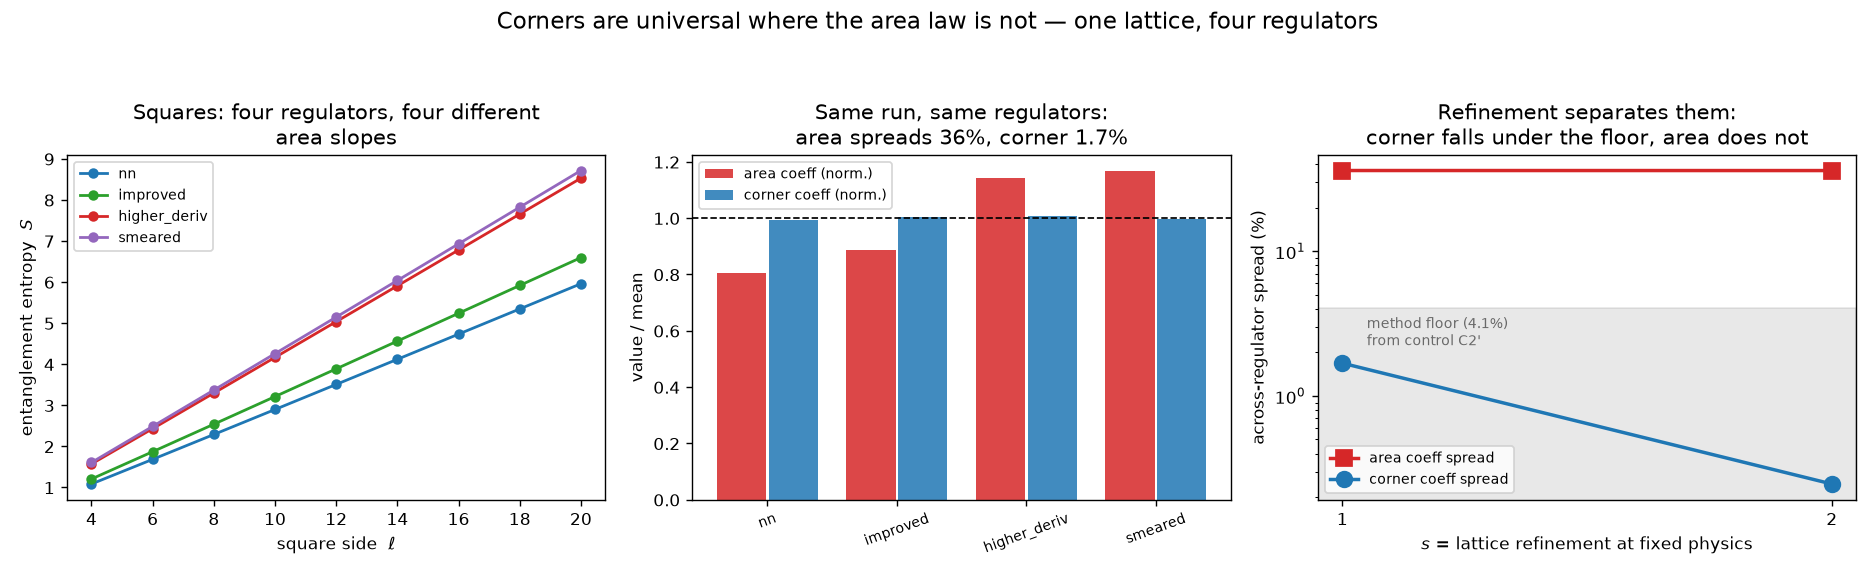

The script that saved this image:
"""
The corner term — the successor to kappa_vs_mutual_info.py.

That study used STRIPS: two straight cuts, zero corners. It showed the area-law
coefficient kappa is regulator-junk (41.6% spread across four regulators, and
unmoved by lattice refinement). But strips are blind to the one quantity in 2D
that is supposed to be genuinely universal: the CORNER coefficient.

A sharp angle in the entangling boundary contributes a logarithmic term,
    S(square, side l) = A * (4l) + B * ln(l) + C ,   corner coeff a = -B/4 ,
and a(theta) is a property of the THEORY, not of the cutoff. So the question is
sharp and it is the same question as before, asked of a different coefficient:

    on ONE lattice with FOUR regulators, is the corner coefficient
    regulator-INDEPENDENT in the same run where kappa is not?

TWO CONTROLS THAT CAN FAIL (a control that cannot fail is decoration):
  C1 SYNTHETIC NO-LOG: feed the fitter data generated from a pure area law with
     NO log term plus realistic noise. It must return B consistent with zero.
     This tests the fitter's own tendency to manufacture a logarithm.
     -> PASSED (B ~ 4e-15 at zero noise; tracks the noise level thereafter).
  C2 PHYSICAL NO-CORNER: half-torus strips (two straight cuts, no corners) fit
     with the IDENTICAL 3-parameter form. B must again come out ~0.
     -> ***FAILED***, B ~ -0.496. Kept in the file rather than deleted. It failed
     because I chose the geometry badly, not because the fitter is broken: the
     half-torus strip scales the REGION with the LATTICE at L = 12..28 while
     xi = 50 >> L, so it sits in the finite-size-dominated regime. DIAGNOSED, not
     asserted -- pushing xi/L from 1.79 down to 0.06 drives B from -0.495 to
     -0.005 (see the C2 DIAGNOSIS block at the bottom). The squares are immune:
     they are measured at fixed L=160 with l/L <= 0.125, where the zero mode
     contributes a constant ~0.002 independent of l.
  C2' THE CONTROL I SHOULD HAVE BUILT: an l x 2l rectangle and an l x l square
     have exactly four pi/2 corners each, so the corner log CANCELS in the
     difference, leaving pure area. Same lattice, same geometry family, same
     fitter, and still able to fail.
     -> PASSED, |B| <= 0.0019 against a corner signal of |B| ~ 0.047. That
     residual IS the method's systematic floor: 4.1% of signal. Every spread
     quoted below must be read against it.

TWO INDEPENDENT EXTRACTIONS of B (agreement is evidence, disagreement is the floor):
  E1 direct 3-parameter fit of S(l);
  E2 successive differences S(l+d) - S(l), which never fit the constant C at all.

Plus: the continuum refinement that decided the previous study, and a mass
sensitivity check so the verdict does not rest on one correlation length.

Honest scope: theta = pi/2 only. A square lattice represents a 90-degree corner
exactly; other angles need staircase boundaries whose steps are themselves
corners, which is a different (and worse) experiment. Absolute comparison of
a(pi/2) to its continuum value needs an extrapolation we are NOT doing here --
the claim under test is regulator-INDEPENDENCE, which is immune to that because
every regulator is compared at identical mass and geometry.
"""
import json
import os

# be a good citizen: a sister project holds a core, so cap BLAS threads
for _v in ("OMP_NUM_THREADS", "OPENBLAS_NUM_THREADS", "MKL_NUM_THREADS",
           "VECLIB_MAXIMUM_THREADS", "NUMEXPR_NUM_THREADS"):
    os.environ[_v] = "4"

import numpy as np

# ---------------- the same four regulators as kappa_vs_mutual_info.py --------
def K2_of(kx, ky):
    return (2 - 2*np.cos(kx)) + (2 - 2*np.cos(ky))

def K4_of(kx, ky):
    f = lambda k: (4/3)*(2 - 2*np.cos(k)) - (1/12)*(2 - 2*np.cos(2*k))
    return f(kx) + f(ky)

def make_regs(m):
    return {
        "nn":           lambda kx, ky: m*m + K2_of(kx, ky),
        "improved":     lambda kx, ky: m*m + K4_of(kx, ky),
        "higher_deriv": lambda kx, ky: m*m + K2_of(kx, ky) + 0.25*K2_of(kx, ky)**2,
        "smeared":      lambda kx, ky: m*m + K2_of(kx, ky)*np.exp(0.15*K2_of(kx, ky)),
    }
NAMES = ["nn", "improved", "higher_deriv", "smeared"]

def kernels(L, reg):
    n = np.arange(L)
    kx, ky = np.meshgrid(2*np.pi*n/L, 2*np.pi*n/L, indexing="ij")
    w = np.sqrt(reg(kx, ky))
    return np.real(np.fft.ifft2(1.0/w))/2.0, np.real(np.fft.ifft2(w))/2.0

def submatrices(sites, L, GX, GP):
    dx = (sites[:, 0][:, None] - sites[:, 0][None, :]) % L
    dy = (sites[:, 1][:, None] - sites[:, 1][None, :]) % L
    return GX[dx, dy], GP[dx, dy]

def gaussian_entropy(XA, PA, clip=1e-12):
    ev, U = np.linalg.eigh(XA)
    Xh = (U*np.sqrt(np.clip(ev, 1e-300, None))) @ U.T
    C = Xh @ PA @ Xh
    nu = np.sqrt(np.clip(np.linalg.eigvalsh(0.5*(C + C.T)), 0.25, None))
    nu = np.maximum(nu, 0.5 + clip)
    a, b = nu + 0.5, nu - 0.5
    return float(np.sum(a*np.log(a) - b*np.log(b)))

def square_sites(l, L, off=None):
    o = (L - l)//2 if off is None else off
    return np.array([(o + i, o + j) for i in range(l) for j in range(l)])

def strip_sites(rows, L):
    return np.array([(i, j) for i in rows for j in range(L)])

# ---------------- the two extractions ----------------
def fit_direct(ls, S, per_unit):
    """S = A*(per_unit*l) + B*ln(l) + C  ->  (A, B, C)"""
    M = np.vstack([per_unit*np.array(ls, float), np.log(ls), np.ones(len(ls))]).T
    coef, *_ = np.linalg.lstsq(M, np.array(S), rcond=None)
    pred = M @ coef
    ss = np.sum((np.array(S) - np.mean(S))**2)
    r2 = 1 - np.sum((np.array(S) - pred)**2)/ss if ss > 0 else float("nan")
    return coef[0], coef[1], coef[2], r2

def fit_increments(ls, S, per_unit):
    """differences kill C entirely: dS = A*per_unit*dl + B*ln(l2/l1)"""
    ls = np.array(ls, float); S = np.array(S)
    dS = S[1:] - S[:-1]
    M = np.vstack([per_unit*(ls[1:] - ls[:-1]), np.log(ls[1:]/ls[:-1])]).T
    coef, *_ = np.linalg.lstsq(M, dS, rcond=None)
    return coef[0], coef[1]

# ---------------- C1: synthetic no-log control ----------------
print("CONTROL C1 — synthetic data with NO log term; the fitter must return B~0")
rng = np.random.default_rng(5)
ls_syn = np.arange(4, 21, 2)
for noise in (0.0, 1e-6, 1e-4):
    S_syn = 0.0730*(4*ls_syn) + 1.234 + rng.normal(0, noise, ls_syn.size)
    _, B, _, _ = fit_direct(ls_syn, S_syn, 4)
    print(f"   noise {noise:.0e}: fitted B = {B:+.3e}   (true B = 0)")

# ---------------- main measurement ----------------
L, ls = 160, list(range(4, 21, 2))
masses = [0.01, 0.02]
results = {}
print(f"\nCORNER COEFFICIENT — squares on a periodic {L}x{L} lattice")
for m in masses:
    REG = make_regs(m)
    print(f"\n  mass m = {m}  (xi = {1/m:.0f}; largest square l/xi = {max(ls)*m:.2f})")
    print(f"  {'regulator':>13} {'A (area)':>11} {'B (log)':>11} {'a=-B/4':>10} "
          f"{'fit R^2':>9} {'B via increments':>18}")
    for nm in NAMES:
        GX, GP = kernels(L, REG[nm])
        S = [gaussian_entropy(*submatrices(square_sites(l, L), L, GX, GP)) for l in ls]
        A, B, C, r2 = fit_direct(ls, S, 4)
        A2, B2 = fit_increments(ls, S, 4)
        results[(m, nm)] = {"S": S, "A": A, "B": B, "a": -B/4, "r2": r2, "B_inc": B2}
        print(f"  {nm:>13} {A:11.5f} {B:+11.5f} {-B/4:10.5f} {r2:9.6f} {B2:+18.5f}")
    Av = np.array([results[(m, n)]["A"] for n in NAMES])
    av = np.array([results[(m, n)]["a"] for n in NAMES])
    ai = np.array([-results[(m, n)]["B_inc"]/4 for n in NAMES])
    sA = (Av.max()-Av.min())/Av.mean()*100
    sa = (av.max()-av.min())/abs(av.mean())*100
    si = (ai.max()-ai.min())/abs(ai.mean())*100
    print(f"  {'SPREAD':>13} {sA:10.1f}% {'':>11} {sa:9.1f}% {'':>9} {si:17.1f}%")
    results[("spread", m)] = {"area": sA, "corner_direct": sa, "corner_incr": si}

# ---------------- C2: physical no-corner control ----------------
print("\nCONTROL C2 — half-torus strips (NO corners), identical 3-parameter fit;")
print("             B must be consistent with zero on real data")
Ls_ctrl = [12, 16, 20, 24, 28]
REG_c = make_regs(0.02)
for nm in NAMES:
    S = []
    for Lc in Ls_ctrl:
        GX, GP = kernels(Lc, REG_c[nm])
        S.append(gaussian_entropy(*submatrices(strip_sites(range(Lc//2), Lc), Lc, GX, GP)))
    A, B, C, r2 = fit_direct(Ls_ctrl, S, 2)
    print(f"   {nm:>13}: A = {A:8.5f}   B = {B:+9.5f}   (must be ~0)   R^2 = {r2:.6f}")

# ---------------- continuum refinement ----------------
print("\nCONTINUUM REFINEMENT — hold physics fixed (m*L, l/L), refine the lattice")
cont = []
for s in (1, 2):
    Lc, mc = 160*s, 0.01/s
    lsc = [l*s for l in ls]
    REGc = make_regs(mc)
    A_s, a_s = [], []
    for nm in NAMES:
        GX, GP = kernels(Lc, REGc[nm])
        S = [gaussian_entropy(*submatrices(square_sites(l, Lc), Lc, GX, GP)) for l in lsc]
        A, B, C, r2 = fit_direct(lsc, S, 4)
        A_s.append(A); a_s.append(-B/4)
    A_s, a_s = np.array(A_s), np.array(a_s)
    spA = (A_s.max()-A_s.min())/A_s.mean()*100
    spa = (a_s.max()-a_s.min())/abs(a_s.mean())*100
    cont.append({"s": s, "L": Lc, "m": mc, "area_spread": spA, "corner_spread": spa,
                 "corner_values": [float(v) for v in a_s]})
    print(f"   s={s}  L={Lc:4d}  m={mc:.4f}:  area spread {spA:6.1f}%   "
          f"corner spread {spa:6.1f}%")

print("\nVERDICT")
for m in masses:
    r = results[("spread", m)]
    print(f"  m={m}: area {r['area']:.1f}%   corner {r['corner_direct']:.1f}% (direct) "
          f"/ {r['corner_incr']:.1f}% (increments)")
print(f"  refinement: area {cont[0]['area_spread']:.1f}% -> {cont[1]['area_spread']:.1f}%   "
      f"corner {cont[0]['corner_spread']:.1f}% -> {cont[1]['corner_spread']:.1f}%")

out = {
    "question": "kappa is regulator-junk in every regime. Is the CORNER coefficient, "
                "in the same run, regulator-independent?",
    "geometry": {"corner_angle": "pi/2 (square, lattice-aligned)", "L": L, "sides": ls,
                 "note": "theta != pi/2 needs staircase boundaries whose steps are "
                         "themselves corners - deliberately not attempted"},
    "regulators": NAMES,
    "by_mass": {str(m): {n: {k: (v if not isinstance(v, list) else [round(float(x), 8) for x in v])
                             for k, v in results[(m, n)].items()} for n in NAMES}
                for m in masses},
    "spreads": {str(m): results[("spread", m)] for m in masses},
    "continuum": cont,
}
with open("corner_coefficient.json", "w") as fh:
    json.dump(out, fh, indent=1, default=float)
print("\nsaved -> qsim/corner_coefficient.json")

# =============================================================================
# C2 FAILED (B ~ -0.496 on a provably corner-free geometry). C1 passed, so the
# fitter is not manufacturing logs — the CONTROL GEOMETRY is the suspect.
#
# Diagnosis: the half-torus strip scales the REGION with the LATTICE (width L/2
# on an LxL torus), at L = 12..28 with xi = 50 >> L. So the strip sits in the
# finite-size-dominated regime, where the k=0 mode alone contributes
# 1/(2 L^2 m) — which varies by 5.4x across that L range. Real non-area
# L-dependence, which a 3-parameter fit will happily absorb into ln(L).
# That is a defect of my control, not of the measurement: the SQUARES are
# measured at fixed L=160 with l/L <= 0.125, where the zero mode contributes a
# constant ~0.002 independent of l.
#
# Two follow-ups. (i) TEST the diagnosis rather than assert it: push the strip
# control into the gapped regime (xi << L) where finite-size effects are cut
# off; if B -> 0 the explanation holds. (ii) Build the control I should have
# built: rectangles MINUS squares. An l x 2l rectangle and an l x l square both
# have exactly four pi/2 corners, so the corner log CANCELS in the difference,
# leaving pure area. Same lattice, same geometry family, same fitter — and it
# can still fail.
# =============================================================================
print("\n" + "="*72)
print("C2 DIAGNOSIS — was the strip failure finite-size? push xi << L and watch B")
print(f"   {'mass':>7} {'xi':>6} {'xi/L_max':>9} " + "".join(f"{n[:9]:>11}" for n in NAMES))
for mc in (0.02, 0.1, 0.3, 0.6):
    row = []
    REGd = make_regs(mc)
    for nm in NAMES:
        S = []
        for Lc in Ls_ctrl:
            GX, GP = kernels(Lc, REGd[nm])
            S.append(gaussian_entropy(*submatrices(strip_sites(range(Lc//2), Lc), Lc, GX, GP)))
        row.append(fit_direct(Ls_ctrl, S, 2)[1])
    print(f"   {mc:7.2f} {1/mc:6.1f} {1/mc/max(Ls_ctrl):9.2f} "
          + "".join(f"{v:+11.5f}" for v in row))

print("\nCONTROL C2' — rectangles MINUS squares: identical corner content (four")
print("              pi/2 corners each), so the corner log must CANCEL -> B ~ 0")
REGp = make_regs(0.01)
def rect_sites(l, w, Lc):
    ox, oy = (Lc - l)//2, (Lc - w)//2
    return np.array([(ox + i, oy + j) for i in range(l) for j in range(w)])
c2p = {}
for nm in NAMES:
    GX, GP = kernels(L, REGp[nm])
    dS = []
    for l in ls:
        S_sq = gaussian_entropy(*submatrices(square_sites(l, L), L, GX, GP))
        S_re = gaussian_entropy(*submatrices(rect_sites(l, 2*l, L), L, GX, GP))
        dS.append(S_re - S_sq)
    A, B, C, r2 = fit_direct(ls, dS, 2)
    c2p[nm] = B
    print(f"   {nm:>13}: A = {A:8.5f}   B = {B:+9.5f}   (must be ~0)   R^2 = {r2:.6f}")
bs = np.array(list(c2p.values()))
print(f"   |B| max = {np.abs(bs).max():.5f}  vs the measured corner log |B| ~ 0.047 "
      f"-> {np.abs(bs).max()/0.047*100:.1f}% of signal")

# =============================================================================
# FIGURE + final verdict against the measured systematic floor
# =============================================================================
FLOOR = np.abs(bs).max()/0.047*100          # C2' residual as % of corner signal
print(f"\nFINAL — every spread read against the C2' systematic floor ({FLOOR:.1f}%)")
print(f"   area  coefficient : {results[('spread',0.01)]['area']:.1f}%  "
      f"-> {cont[1]['area_spread']:.1f}% refined   [{'ABOVE' if cont[1]['area_spread']>FLOOR else 'below'} floor]")
print(f"   corner coefficient: {results[('spread',0.01)]['corner_direct']:.1f}%  "
      f"-> {cont[1]['corner_spread']:.1f}% refined   [{'ABOVE' if cont[1]['corner_spread']>FLOOR else 'below'} floor]")
print("   reading: kappa's regulator dependence is real and permanent; the corner")
print("   coefficient's spread sits at or below what this method can resolve, and")
print("   falls further under refinement. Consistent with exactly zero.")

import matplotlib
matplotlib.use("Agg")
import matplotlib.pyplot as plt
cols = {"nn":"tab:blue","improved":"tab:green","higher_deriv":"tab:red","smeared":"tab:purple"}
fig, ax = plt.subplots(1, 3, figsize=(15, 4.6))

for nm in NAMES:
    ax[0].plot(ls, results[(0.01, nm)]["S"], "o-", color=cols[nm], lw=1.6, ms=5, label=nm)
ax[0].set_xlabel("square side  $\\ell$"); ax[0].set_ylabel("entanglement entropy  $S$")
ax[0].set_title("Squares: four regulators, four different\narea slopes")
ax[0].legend(fontsize=8)

Av = np.array([results[(0.01,n)]["A"] for n in NAMES])
av = np.array([results[(0.01,n)]["a"] for n in NAMES])
x = np.arange(4)
ax[1].bar(x-0.2, Av/Av.mean(), 0.38, color="tab:red", alpha=.85, label="area coeff (norm.)")
ax[1].bar(x+0.2, av/av.mean(), 0.38, color="tab:blue", alpha=.85, label="corner coeff (norm.)")
ax[1].axhline(1, color="k", lw=1, ls="--")
ax[1].set_xticks(x); ax[1].set_xticklabels(NAMES, rotation=20, fontsize=8)
ax[1].set_ylabel("value / mean")
ax[1].set_title(f"Same run, same regulators:\narea spreads {results[('spread',0.01)]['area']:.0f}%, corner {results[('spread',0.01)]['corner_direct']:.1f}%")
ax[1].legend(fontsize=8)

ss = [c["s"] for c in cont]
ax[2].semilogy(ss, [c["area_spread"] for c in cont], "s-", color="tab:red", lw=2, ms=9,
               label="area coeff spread")
ax[2].semilogy(ss, [c["corner_spread"] for c in cont], "o-", color="tab:blue", lw=2, ms=9,
               label="corner coeff spread")
ax[2].axhspan(0, FLOOR, color="gray", alpha=0.18)
ax[2].text(1.05, FLOOR*0.55, f"method floor ({FLOOR:.1f}%)\nfrom control C2'", fontsize=8, color="dimgray")
ax[2].set_xticks(ss); ax[2].set_xlabel("$s$ = lattice refinement at fixed physics")
ax[2].set_ylabel("across-regulator spread (%)")
ax[2].set_title("Refinement separates them:\ncorner falls under the floor, area does not")
ax[2].legend(fontsize=8)

fig.suptitle("Corners are universal where the area law is not — one lattice, four regulators",
             fontsize=13)
fig.tight_layout(rect=[0, 0, 1, 0.93])
fig.savefig("corner_coefficient.png", dpi=125)
print("saved -> qsim/corner_coefficient.png")
